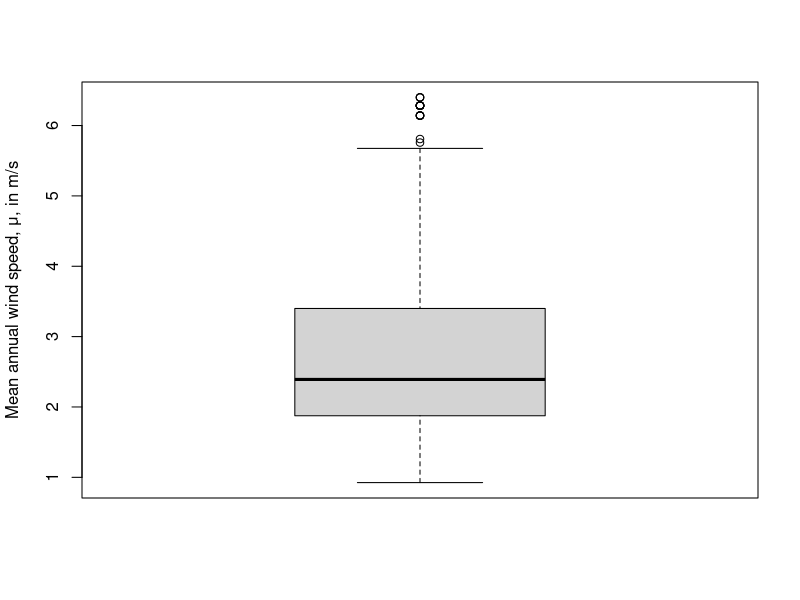
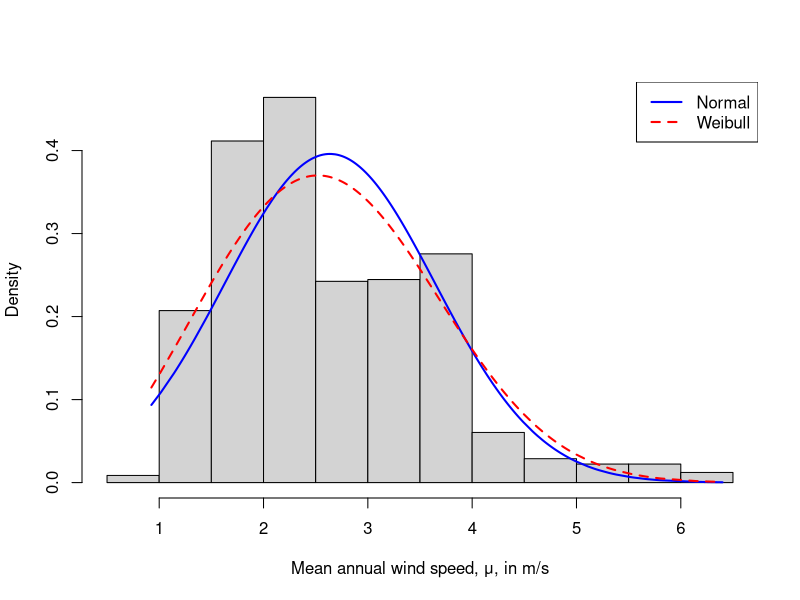

Here is the R script that generated these plots, in order:
library(openxlsx)
Data <- read.xlsx("Raw dataset.xlsx")

windspeed <- na.omit(Data$μ)
sum(is.na(windspeed))

### (a). Descriptuve statiosyics
################################################################################
###                         DESCRIPTICVVVE STATISTICS                       ###
################################################################################
### Numeric
library(psych)
describe(windspeed)

### graphical
boxplot(windspeed,
        ylab= "Mean annual wind speed, μ, in m/s")

### Most of the wind speed recorded is more are more than 2m/s
### there are few extrem wind speed recorded above 5 m/s
### the average wind speed recorded is about 2 m/s

### (b). log-likelihood function
weibull_loglik <- function(x,parameters)
{
  α <- parameters[1]
  s <- parameters[2]
  
  log_lik <- sum(log(dweibull(x,shape = α,scale = s)))
  
  return(-log_lik)
}



### (c). Fiting the Weibull distribution to the sample data on wind speed
α <- 2
s <- 3
weibull.fit <- optim(par = c(α,s),
                     fn = weibull_loglik,
                     method = "Nelder-Mead",
                     x = windspeed);weibull.fit


### (d). Exceedance probabilities
alpha <- weibull.fit$par[1]
s <- weibull.fit$par[2]
exceedance.prob <- pweibull(q = 6,alpha,s, lower.tail = FALSE);exceedance.prob

emp.exceedance.prob <- sum(windspeed>6)/length(windspeed);emp.exceedance.prob

### the empirical exceedance probability is greater than the exceedance probability from the weibull distribution


#### (e). Compare the fit of the normal and the Weibull distriution to the wind speed by supperimposing these densities on the histogram of the average wind speed data
hist(windspeed,
     main  = "",
     xlab = "Mean annual wind speed, μ, in m/s",
     freq = FALSE)

### For normal
library(MASS)
norm.par <- fitdistr(x = windspeed,
         densfun = 'normal')
mu <- norm.par$estimate[1]
sd <- norm.par$estimate[2]
x <- sort(windspeed)

lines(x = x,
      y = dnorm(x = x,mean = mu,sd = sd),
      col = "blue",
      lty = 1,
      lwd = 2)

### for weibul
lines(x = x,
      y = dweibull(x = x, shape = alpha,scale = s),
      col = "red",
      lty = 2,
      lwd = 2)

legend("topright",
       legend = c("Normal","Weibull"),
       col = c("blue","red"),
       lty = c(1,2),
       lwd = c(2,2))
